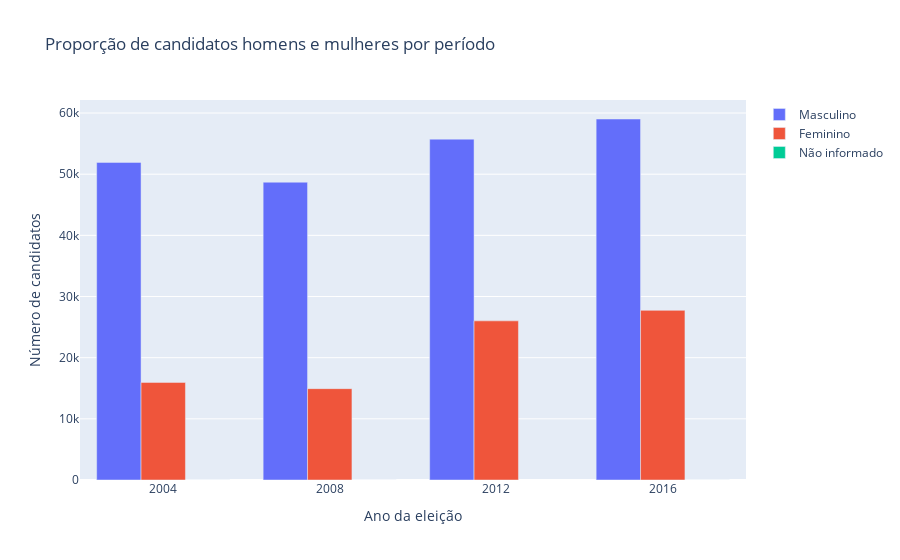

The notebook cell this image was saved under:
### Code cell
#Configuração dos dados
data = [go.Bar(name='Masculino',
               x=['2004', '2008', '2012', '2016'],
               y=[homens2004, homens2008, homens2012, homens2016]),
        go.Bar(name='Feminino',
               x=['2004', '2008', '2012', '2016'],
               y=[mulheres2004, mulheres2008, mulheres2012, mulheres2016]),
        go.Bar(name='Não informado',
               x=['2004', '2008', '2012', '2016'],
               y=[outrosgeneros2004, outrosgeneros2008, outrosgeneros2012, outrosgeneros2016])]

#Configurações do layout
layout = go.Layout(title='Proporção de candidatos homens e mulheres por período',
                   yaxis={'title':'Número de candidatos'},
                   xaxis={'title':'Ano da eleição'})

#Criando objeto figura
fig = go.Figure(data=data, layout=layout)

#py.plot(fig, filename='proporcao_sexo_periodo.html')
py.iplot(fig)

### Figure 1 — Plotly figure (JSON) as saved in the notebook; plotly's stock layout.template omitted (floating-point values rounded to 4 significant figures)
{"data": [{"name": "Masculino", "type": "bar", "x": ["2004", "2008", "2012", "2016"], "y": [51930, 48694, 55731, 59024]}, {"name": "Feminino", "type": "bar", "x": ["2004", "2008", "2012", "2016"], "y": [15959, 14938, 26018, 27736]}, {"name": "Não informado", "type": "bar", "x": ["2004", "2008", "2012", "2016"], "y": [15, 1, [-26018, -55731], 19]}], "layout": {"title": {"text": "Proporção de candidatos homens e mulheres por período"}, "xaxis": {"title": {"text": "Ano da eleição"}}, "yaxis": {"title": {"text": "Número de candidatos"}}}}
